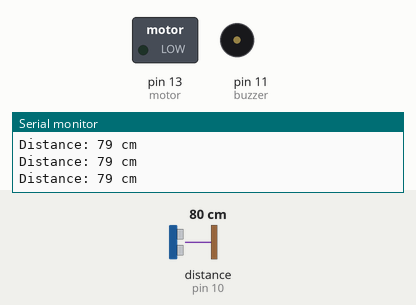
Recording of a sketch running on a simulated Arduino Uno, built with avr-gcc and run on an emulated ATmega328P. Shown: switched loads named in the sketch (green lamp = pin HIGH), buzzer (waves = sounding, pin HIGH), the last lines printed to the serial monitor. Wiring (inferred from the names in the program): ultrasonic range finder: trigger pin 9; echo pin 10. The test bench sets the inputs (shaded band); at power-on: distance to the obstacle (sensor on pin 10) 80 cm. The echo pulse lasts 58.3 µs per cm; pins used as bus, display or sensor lines are not drawn.

Above: at 1.3 s.
1.4 s: distance to the obstacle (sensor on pin 10) set to 40 cm
2.9 s: distance to the obstacle (sensor on pin 10) set to 32 cm
At 3.4 s:
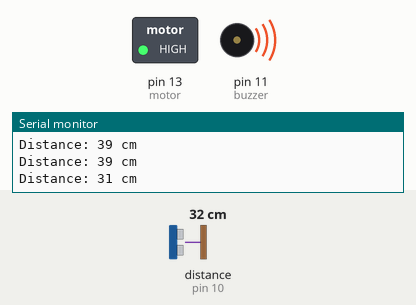
4.5 s: distance to the obstacle (sensor on pin 10) set to 60 cm
At 4.9 s:
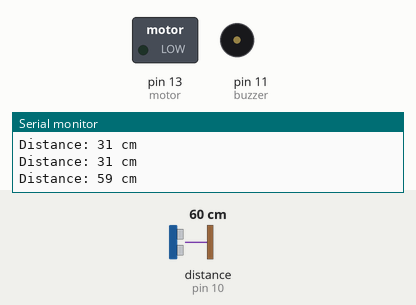
6.0 s: distance to the obstacle (sensor on pin 10) set to 2 cm
At 6.5 s:
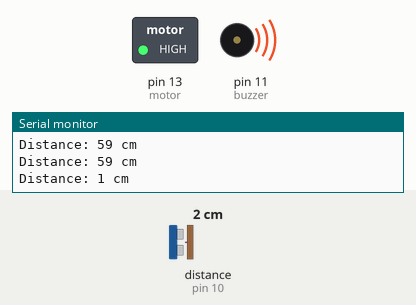
Timing chart, 0 to 8.5 s (numbered marks = the images above; inputs shaded):
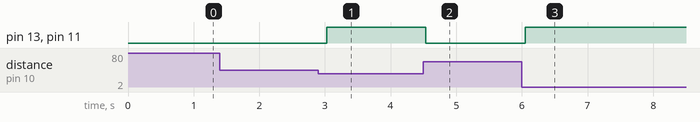

The sketch:

Blind_stick.ino
```cpp
#define trigPin 9
#define echoPin 10
#define motor 13
#define buzzer 11

void setup() {
  pinMode(trigPin, OUTPUT);
  pinMode(echoPin, INPUT);
  pinMode(motor, OUTPUT);
  pinMode(buzzer, OUTPUT);
  Serial.begin(115200);
}

void loop() {
  long duration, distance;

  digitalWrite(trigPin, LOW);
  delayMicroseconds(2);
  digitalWrite(trigPin, HIGH);
  delayMicroseconds(10);
  digitalWrite(trigPin, LOW);

  duration = pulseIn(echoPin, HIGH);
  distance = (duration / 2) / 29.1;

  Serial.print("Distance: ");
  Serial.print(distance);
  Serial.println(" cm");

  if (distance < 35) {
    digitalWrite(motor, HIGH);
    digitalWrite(buzzer, HIGH);
  } else {
    digitalWrite(motor, LOW);
    digitalWrite(buzzer, LOW);
  }

  delay(500);
}
```

Measured:
- the behaviour switches between 36 and 35 cm on distance to the obstacle (sensor on pin 10) (found by bisection; images 0 and 1)
- after the input at 2.9 s, pin 13 (motor), pin 11 (buzzer): LOW → HIGH after 0.13 s
- after the input at 4.5 s, pin 13 (motor), pin 11 (buzzer): HIGH → LOW at once
- after the input at 6.0 s, pin 13 (motor), pin 11 (buzzer): LOW → HIGH after 0.05 s
